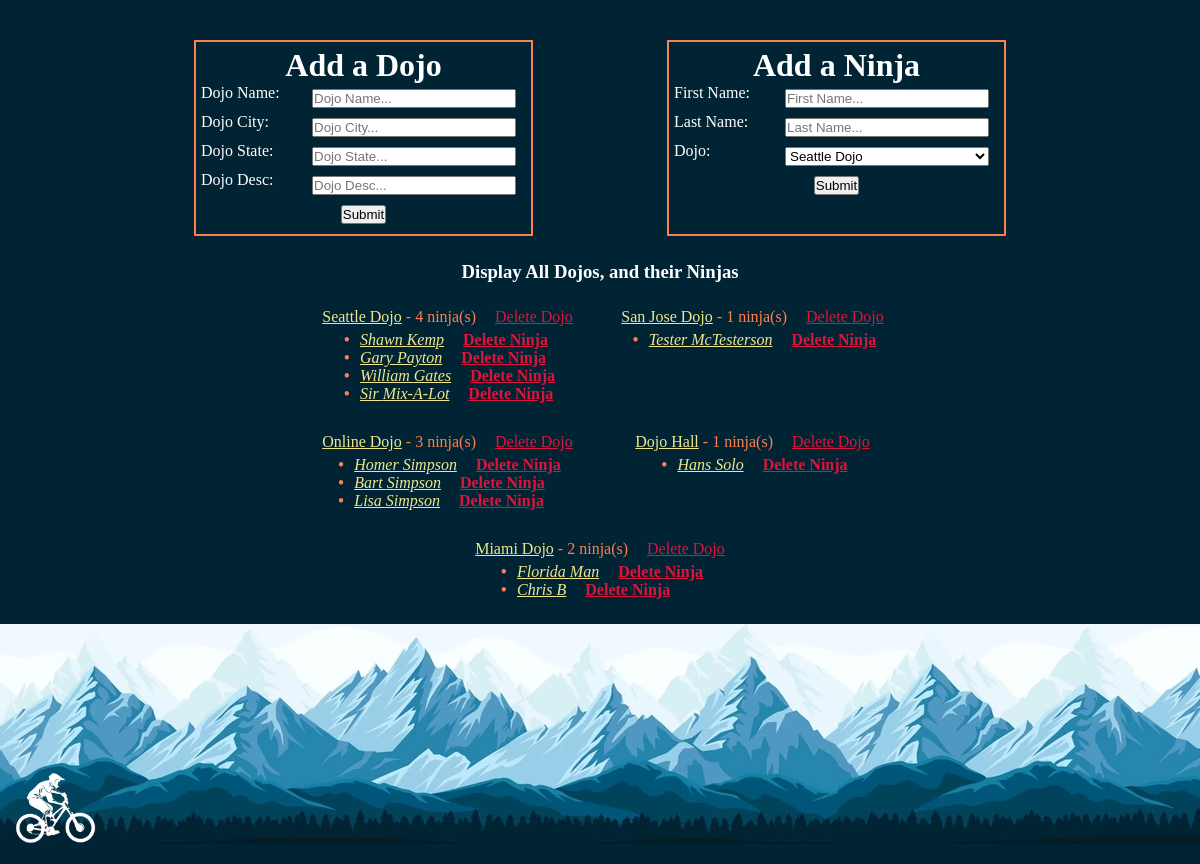
The page / on the database its author committed.
### dojos_and_ninjas_app/models.py (models this page shows)
class Dojo(models.Model):
    name = models.CharField(max_length = 255)
    city = models.CharField(max_length = 255)
    state = models.CharField(max_length = 2)
    desc = models.CharField(max_length = 255)
    created_at = models.DateTimeField(auto_now_add = True)
    updated_at = models.DateTimeField(auto_now = True)

class Ninja(models.Model):
    first_name = models.CharField(max_length = 255)
    last_name = models.CharField(max_length = 255)
    dojo = models.ForeignKey(Dojo, related_name = "ninjas", on_delete = models.CASCADE)
    created_at = models.DateTimeField(auto_now_add = True)
    updated_at = models.DateTimeField(auto_now = True)

### dojos_and_ninjas_app/views.py (the view)
# urls.py: path('', views.index, name="index"),
def index(request):
    context = {
        "all_dojos" : Dojo.objects.all()
    }
    return render(request, "dojos_and_ninjas_app/index.html", context)

### dojos_and_ninjas_app/templates/dojos_and_ninjas_app/index.html (shortened to what this page needs)
<!DOCTYPE html>
<html lang="en">
<head>
    {% load static %}
    <link rel="stylesheet" href="{% static '/css/style1.css' %}">
</head>
<body>
    <div class="container">
        <div class="left">
            <h1>Add a Dojo</h1>
            <form action="/create" method="POST">
                <div class="formation">
                    <label for="name">Dojo Name:</label>
                    <input type="text" name="name" id="name" placeholder="Dojo Name...">
                </div>
                <div class="formation">
                    <label for="city">Dojo City:</label>
                    <input type="text" name="city" id="city" placeholder="Dojo City...">
                </div>
                <div class="formation">
                    <label for="state">Dojo State:</label>
                    <input type="text" name="state" id="state" placeholder="Dojo State...">
                </div>
                <div class="formation">
                    <label for="desc">Dojo Desc:</label>
                    <input type="text" name="desc" id="desc" placeholder="Dojo Desc...">
                </div>
                <div class="button_wrapper">
                    <button type="submit">Submit</button>
                </div>
            </form>
        </div>
        <div class="right">
            <h1>Add a Ninja</h1>
            <form action="/create" method="POST">
                <div class="formation">
                    <label for="first_name">First Name:</label>
                    <input type="text" name="first_name" id="first_name" placeholder="First Name...">
                </div>
                <div class="formation">
                    <label for="last_name">Last Name:</label>
                    <input type="text" name="last_name" id="last_name" placeholder="Last Name...">
                </div>
                <div class="formation">
                    <label for="dojo">Dojo:</label>
                    <select name="dojo" id="dojo">
                        {% for dojo in all_dojos %}
                        <option value={{dojo.id}}>{{dojo.name}}</option>
                        {% endfor %}
                    </select>
                </div>
                <div class="button_wrapper">
                    <button type="submit">Submit</button>
                </div>
            </form>
        </div>
    </div>
    <h3>Display All Dojos, and their Ninjas</h3>
    <div class="results">
        {% for dojo in all_dojos %}
        <div class="inner_result">
            <p><a href="/dojo/{{dojo.id}}/view">{{dojo.name}}</a>  -  {{dojo.ninjas.all.count}} ninja(s) <a class="delete" href="/dojo/{{dojo.id}}/delete">Delete Dojo</a></p>
            <ul>
                {% for ninja in dojo.ninjas.all %}
                <li><em><a href="/ninja/{{ninja.id}}/view">{{ninja.first_name}} {{ninja.last_name}}</em></a> <b><a class="delete" href="/ninja/{{ninja.id}}/delete">Delete Ninja</a></b></li>
                {% endfor %}
            </ul>
        </div>
        {% endfor %}
    </div>
    <div id="bike_footer" style="height: 220px;" class="bike_footer">
        <img id="image" src="../../static/img/bike.png" alt="Bicycle icon that follows mouse movement" height="100" title="Ride Safe!"/>
    </div>
</body>
</html>

### dojos_and_ninjas_app/static/css/style1.css (style rules this page uses)
* { margin: 0; padding: 0; }
body { background-color: #002433; }
h1,h2, h3 { color: white; text-align: center; }
p { color: coral; }
a { color: khaki; }
.delete { color: crimson; margin-left: 15px; }
.container { width: 90%; margin: 30px auto 15px auto; display: flex; justify-content: space-evenly; flex-wrap: wrap; }
form { width: 325px; }
.formation { display: flex; justify-content: space-between; }
.left,.right { border: 2px solid coral; padding: 5px; margin: 10px 0; }
label { color: white; }
input { margin:5px 10px; width: 200px; }
select { margin:5px 10px; width: 204px; }
.button_wrapper { width: 200px; margin:5px auto; display: flex; justify-content: center; }
.results { width: 90%; max-width: 620px; margin: 10px auto; display: flex; flex-wrap: wrap; justify-content: center; }
.inner_result { width: 275px; margin: 15px; display: flex; flex-direction: column; align-items: center; }
li { margin-left: 20px; text-decoration: white; }
ul { list-style: none; margin-top: 5px; }
ul li::before { content: "\2022"; color: coral; font-weight: bold; display: inline-block; width: 1em; margin-left: -1em; }
#bike_footer { background-image: url('../../static/img/mountains.png'); background-repeat: repeat; background-position: 0 0; animation: ground 180s linear infinite; }
#image { position:absolute; margin-top: 140px; }

### rows shown on the page
Dojo: name "Seattle Dojo", ninjas.all.count "4"
Ninja: first_name "Shawn", last_name "Kemp"
Ninja: first_name "Gary", last_name "Payton"
Ninja: first_name "William", last_name "Gates"
Ninja: first_name "Sir", last_name "Mix-A-Lot"
Dojo: name "San Jose Dojo", ninjas.all.count "1"
Ninja: first_name "Tester", last_name "McTesterson"
Dojo: name "Online Dojo", ninjas.all.count "3"
Ninja: first_name "Homer", last_name "Simpson"
Ninja: first_name "Bart", last_name "Simpson"
Ninja: first_name "Lisa", last_name "Simpson"
Dojo: name "Dojo Hall", ninjas.all.count "1"
Ninja: first_name "Hans", last_name "Solo"
Dojo: name "Miami Dojo", ninjas.all.count "2"
Ninja: first_name "Florida", last_name "Man"
Ninja: first_name "Chris", last_name "B"

### other values the page prints
form field dojo "Seattle Dojo"
